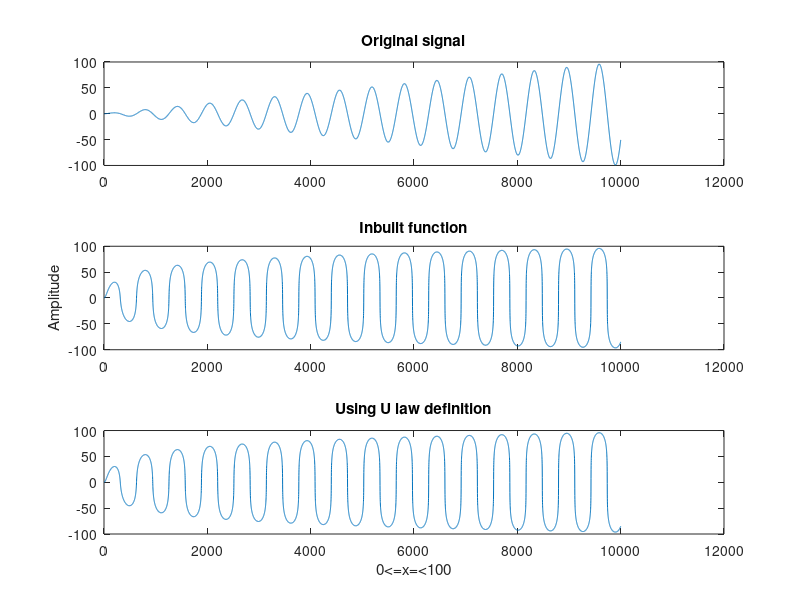

Write the MATLAB code that produced this figure.
close all;
x=0:0.01:100;
data=x.*sin(x); 
%a sinusoidal function with inc. amplitude
V=max(data);
%maximum value of input function
u=255; 
%companding factor, 255 for 8bit op resolution
manualcomp=V*log(1+u*abs(data)/V).*sign(data)/log(1+u)
%Compaunding data through mu law 
autocmpd1=compand(data,255,max(data),'mu/compressor');
%u law companding using inbuilt function
%replace mu with a and 255 with 87.6 for A law companding 


subplot(3,1,1);
plot(data); title('Original signal'); 
subplot(3,1,2);
plot(autocmpd1); title('Inbuilt function');ylabel('Amplitude');
subplot(3,1,3);
plot(manualcomp); title('Using U law definition');xlabel('0<=x=<100');
